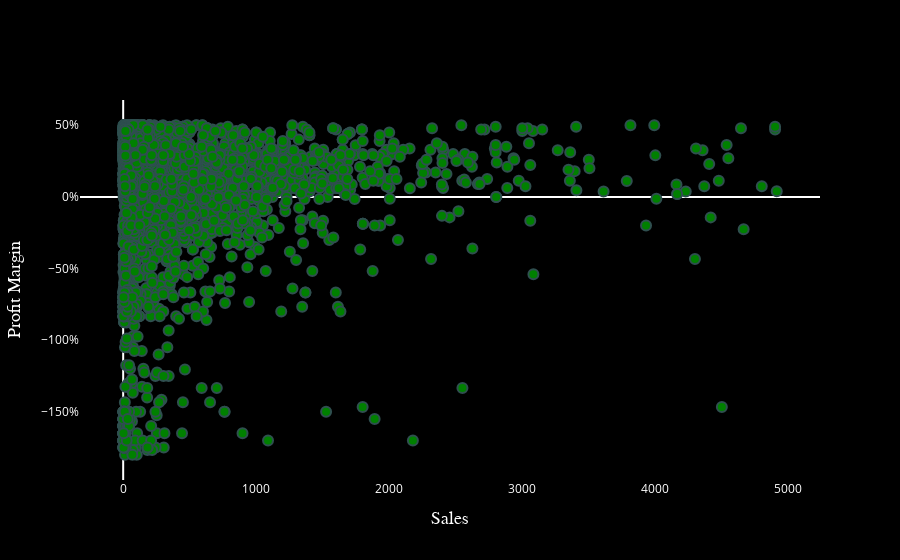

Notebook cell for this chart:
### Code cell
import plotly.graph_objects as go

# Assuming you have a DataFrame 'df' with columns 'x' and 'y'
# df = pd.DataFrame({'x': [1, 2, 3, 4], 'y': [10, 15, 13, 17]})

fig = go.Figure(data=go.Scatter(
    x=df[(df['Profit Margin']>-2) & (df["Sales"]<5000)]['Sales'],  # Replace 'x' with your actual column name
    y=df[(df['Profit Margin']>-2) & (df["Sales"]<5000)]['Profit Margin'],  # Replace 'y' with your actual column name
    mode='markers',
    marker=dict(
        color='green',
        size=10,
        line=dict(
            color='DarkSlateGrey',
            width=2
        )
    )
))

fig.update_layout(
    plot_bgcolor='black',
    paper_bgcolor='black',
    font=dict(color='white'),
        xaxis=dict(showgrid=False, zeroline=True, showticklabels=True,
        title_text="Sales",  # Replace with your x-axis title
        title_font=dict(size=18, color='white', family="Courier New, monospace"),
    ),
    yaxis=dict(
        tickformat=".0%",
        showgrid=False,
        zeroline=True,
        showticklabels=True,
        title_text="Profit Margin",  # Replace with your y-axis title
        title_font=dict(size=18, color='white', family="Courier New, monospace"),
    )
)

fig.show()

### Figure 1 — Plotly figure (JSON) as saved in the notebook; plotly's stock layout.template omitted (floating-point values rounded to 4 significant figures; data arrays with more than 128 entries replaced by an {"elided": "..."} marker saying what was removed)
{"data": [{"marker": {"color": "green", "line": {"color": "DarkSlateGrey", "width": 2}, "size": 10}, "mode": "markers", "type": "scatter", "x": {"elided": "9861 float values"}, "y": {"elided": "9861 float values"}}], "layout": {"font": {"color": "white"}, "paper_bgcolor": "black", "plot_bgcolor": "black", "xaxis": {"showgrid": false, "showticklabels": true, "title": {"font": {"color": "white", "family": "Courier New, monospace", "size": 18}, "text": "Sales"}, "zeroline": true}, "yaxis": {"showgrid": false, "showticklabels": true, "tickformat": ".0%", "title": {"font": {"color": "white", "family": "Courier New, monospace", "size": 18}, "text": "Profit Margin"}, "zeroline": true}}}
